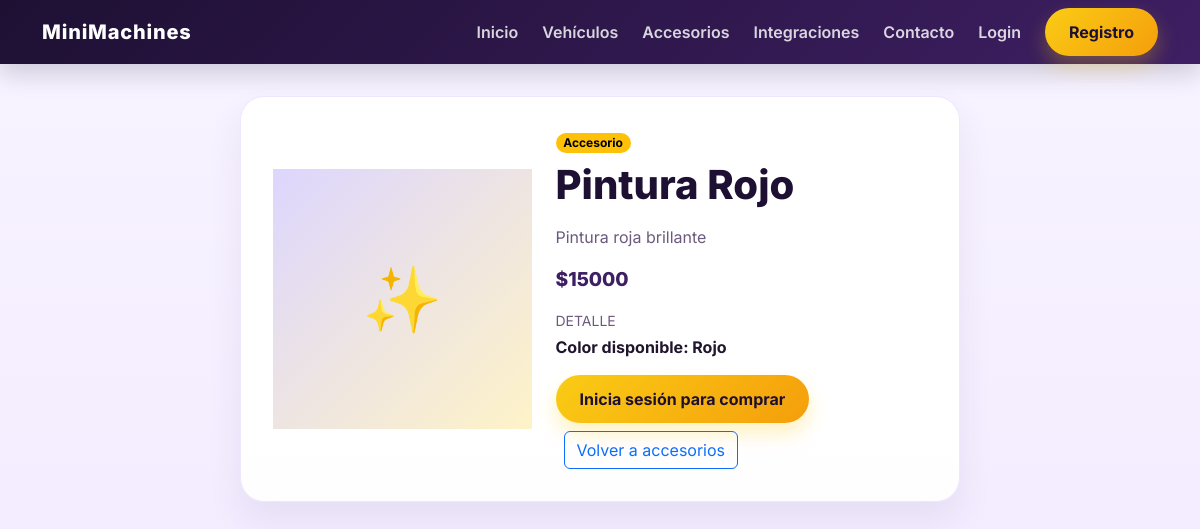
The app's page /accesorios/1/ with its own data.
### store/models.py (models this page shows, shortened)
class Pintura(models.Model):
    color = models.CharField(max_length=50)
    descripcion = models.TextField()
    valor = models.DecimalField(max_digits=10, decimal_places=0)
    activo = models.BooleanField(default=True)

### store/views.py (the view)
# urls.py: path('accesorios/<int:accessory_id>/', views.accessory_detail, name='accesorio_detalle'),
def accessory_detail(request, accessory_id):
    item = None
    item_type = None
    for model, label in [(Pintura, 'Pintura'), (Rueda, 'Rueda'), (Silla, 'Silla'), (Luces, 'Luz')]:
        obj = model.objects.filter(id=accessory_id, activo=True).first()
        if obj:
            item = obj
            item_type = label
            break
    if item is None:
        return redirect('accesorios')
    return render(request, 'store/accessory_detail.html', {'item': item, 'item_type': item_type})

### store/context_processors.py (called while the page is built)
def user_role(request):
    return {
        'role': get_user_role(request.user),
        'user_name': request.user.first_name or request.user.username if request.user.is_authenticated else 'visitante',
        'saved_plate_name': request.session.get('saved_plate_name'),
    }

### store/views.py (called while the page is built, shortened)
def get_user_role(user):
    if not user or not user.is_authenticated:
        return 'cliente'

### store/templates/store/accessory_detail.html (shortened to what this page needs)
{% extends 'store/base.html' %}
{% block content %}
    <section class="form-card">
        <div class="row g-4 align-items-center">
            <div class="col-lg-5">
                <div class="thumb" style="height: 260px; font-size: 4rem;">✨</div>
            </div>
            <div class="col-lg-7">
                <span class="badge text-bg-warning badge-pill mb-2">Accesorio</span>
                <h1 class="section-title mb-3">{{ item_type }}{% if item.color %} {{ item.color }}{% endif %}</h1>
                <p class="text-muted mb-3">{{ item.descripcion }}</p>
                <div class="product-price mb-3">${{ item.valor|floatformat:0 }}</div>
                <div class="small text-uppercase text-muted mb-1">Detalle</div>
                <div class="fw-bold mb-2">
                    {% if item_type == 'Pintura' %}
                        Color disponible: {{ item.color }}
                    {% elif item_type == 'Luz' %}
                        Color de iluminación: {{ item.color }}
                    {% elif item_type == 'Rueda' %}
                        Tipo de rueda: {{ item.descripcion }}
                    {% else %}
                        Silla premium: {{ item.descripcion }}
                    {% endif %}
                </div>
                {% if user.is_authenticated %}
                    <form method="post" action="{% url 'comprar_accesorio' item.id %}">
                        {% csrf_token %}
                        <button type="submit" class="btn btn-primary mt-2">Comprar accesorio</button>
                    </form>
                {% else %}
                    <a class="btn btn-primary mt-2" href="{% url 'login' %}">Inicia sesión para comprar</a>
                {% endif %}
                <a class="btn btn-outline-primary mt-2 ms-2" href="{% url 'accesorios' %}">Volver a accesorios</a>
            </div>
        </div>
    </section>
{% endblock %}

### store/templates/store/base.html (style rules this page uses)
:root { --purple-900: #1e1033; --purple-800: #2d1749; --purple-700: #3e1f63; --purple-500: #7c3aed; --purple-300: #c4b5fd; --yellow-400: #facc15; --yellow-300: #fde68a; --bg: #f7f3ff; --card: #ffffff; --text: #20152d; --muted: #6b5a7d; }
body { font-family: 'Inter', sans-serif; background: linear-gradient(180deg, #f8f4ff 0%, #f3ecff 100%); color: var(--text); }
a { text-decoration: none; }
.btn-primary { background: linear-gradient(135deg, var(--yellow-400), #f59e0b); color: var(--purple-900); border: none; font-weight: 700; border-radius: 999px; padding: 0.75rem 1.5rem; box-shadow: 0 10px 20px rgba(250, 204, 21, 0.28); }
.section-title { font-weight: 800; color: var(--purple-900); margin-bottom: 1.5rem; }
.thumb { height: 180px; background: linear-gradient(135deg, #ddd6fe, #fef3c7); display: flex; align-items: center; justify-content: center; font-size: 3rem; font-weight: 800; color: var(--purple-700); }
.product-price { color: var(--purple-700); font-size: 1.2rem; font-weight: 800; }
.form-card { max-width: 720px; margin: 0 auto; padding: 2rem; border-radius: 24px; background: rgba(255,255,255,0.95); border: 1px solid rgba(124, 58, 237, 0.12); box-shadow: 0 18px 35px rgba(76, 49, 102, 0.08); }
.text-muted { color: var(--muted) !important; }
.badge-pill { border-radius: 999px; }

### records on screen
Pintura: color "Rojo", descripcion "Pintura roja brillante", valor "15000"

### other values on screen
{{ item_type }} "Pintura"
